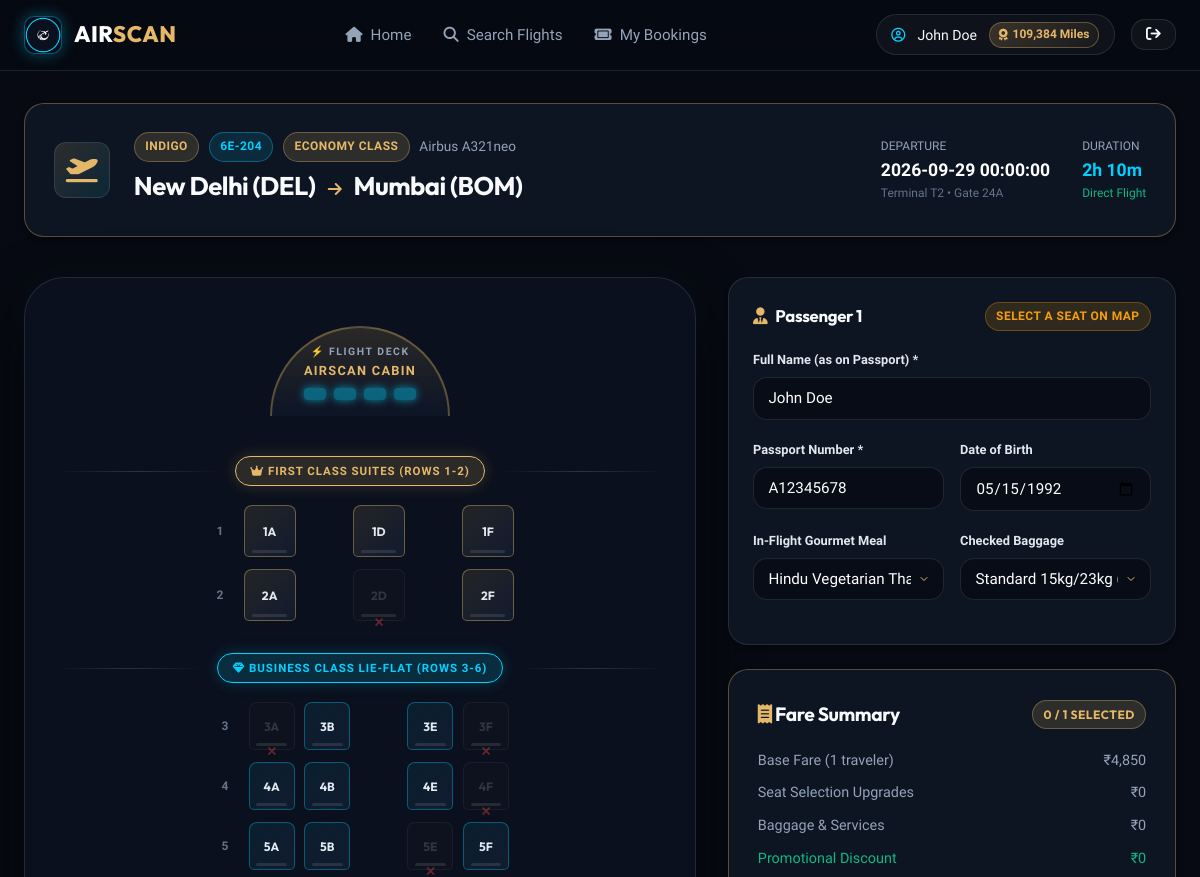
The page /book/37?cabin_class=Economy (signed in, upper part) on the database as committed earlier.
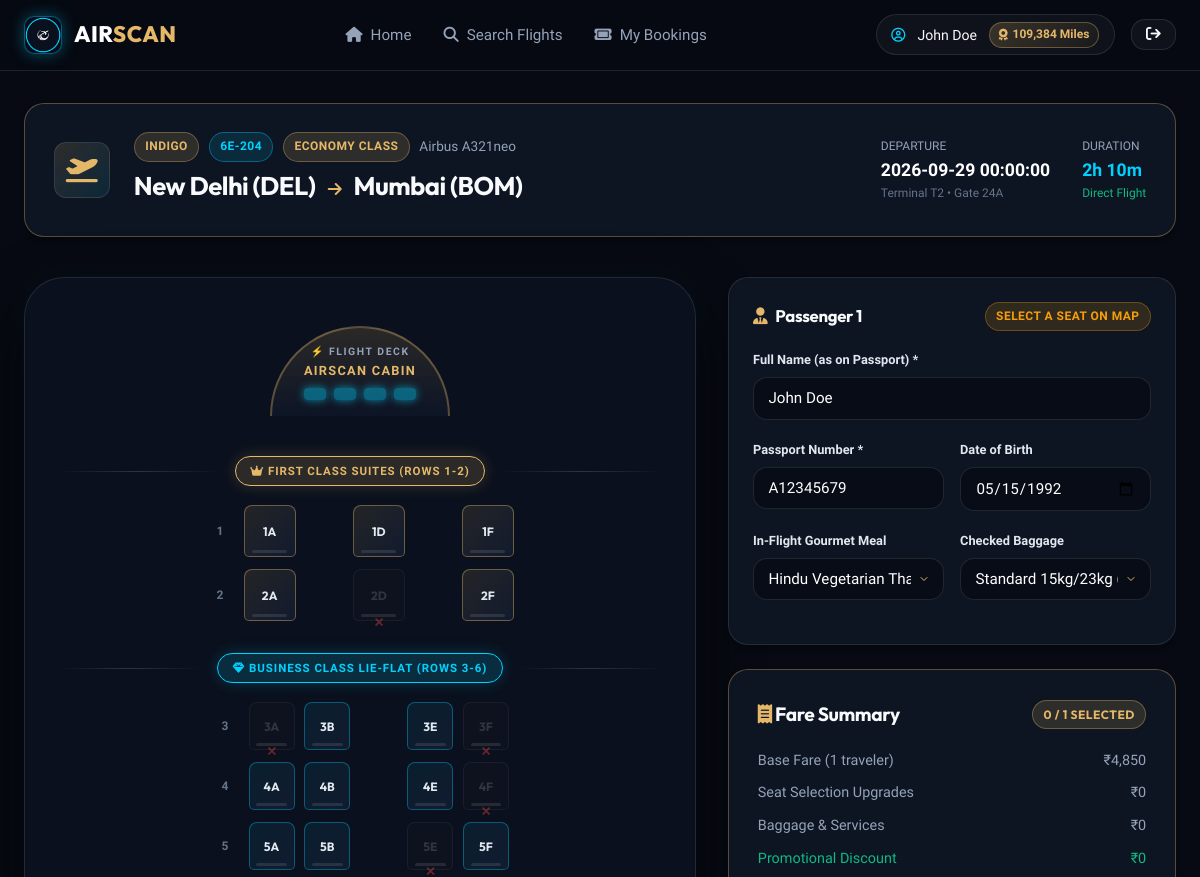
The same page on the database as committed later.
### tables this page shows
CREATE TABLE users (
    id INTEGER PRIMARY KEY AUTOINCREMENT,
    full_name TEXT NOT NULL,
    email TEXT NOT NULL UNIQUE,
    password_hash TEXT NOT NULL,
    phone TEXT,
    passport_number TEXT,
    is_verified INTEGER DEFAULT 0,
    verification_code TEXT,
    verification_expiry TEXT,
    role TEXT DEFAULT 'passenger',
    miles INTEGER DEFAULT 12500,
    created_at TEXT DEFAULT CURRENT_TIMESTAMP
);

### app.py (the view)
@app.route('/book/<int:flight_id>')
@login_required
def book_flight(flight_id):
    flight = Database.execute_query(
        """SELECT f.*,
                  orig.name as origin_name, orig.city as origin_city, orig.code as origin_code,
                  dest.name as destination_name, dest.city as destination_city, dest.code as destination_code
           FROM flights f
           JOIN airports orig ON f.origin_id = orig.id
           JOIN airports dest ON f.destination_id = dest.id
           WHERE f.id = %s""",
        (flight_id,),
        fetch_one=True
    )
    if not flight:
        flash('Flight not found or no longer available.', 'danger')
        return redirect(url_for('flights'))
    flight['duration_formatted'] = f"{flight['duration_minutes'] // 60}h {flight['duration_minutes'] % 60}m"
    cabin_class = request.args.get('cabin_class', 'Economy')
    passengers_count = int(request.args.get('passengers', 1))
    seats = Database.execute_query(
        "SELECT * FROM seats WHERE flight_id = %s ORDER BY id ASC",
        (flight_id,)
    )
    user = Database.execute_query("SELECT * FROM users WHERE id = %s", (session['user_id'],), fetch_one=True)
    return render_template(
        'book.html',
        flight=flight,
        seats=seats,
        cabin_class=cabin_class,
        passengers_count=passengers_count,
        user=user
    )

### app.py (called while the page is built)
def login_required(f):
    @wraps(f)
    def decorated_function(*args, **kwargs):
        if 'user_id' not in session:
            flash('Please sign in to access this page.', 'warning')
            return redirect(url_for('login', next=request.url))
        return f(*args, **kwargs)
    return decorated_function

@app.context_processor
def inject_global_data():
    current_user = None
    if 'user_id' in session:
        current_user = Database.execute_query(
            "SELECT id, full_name, email, phone, passport_number, is_verified, role, miles FROM users WHERE id = %s",
            (session['user_id'],),
            fetch_one=True
        )
    db_info = Database.get_db_info()
    return {
        'current_user': current_user,
        'db_info': db_info,
        'current_year': datetime.now().year
    }

### db.py (called while the page is built, shortened)
    @classmethod
    def determine_mode(cls):
        if cls._connection_mode:
            return cls._connection_mode

### templates/book.html (shortened to what the changed rows need)
{% extends 'base.html' %}
{% block content %}
<div class="container" style="padding: 2rem 1.5rem 4rem;">
  <div class="card-glass" style="margin-bottom: 2rem; border-color: var(--border-gold);">
    <div style="display: flex; justify-content: space-between; align-items: center; flex-wrap: wrap; gap: 1.5rem;">
      <div style="display: flex; align-items: center; gap: 1.5rem;">
        <div>
          <h2 style="font-size: 1.6rem; margin-top: 0.3rem;">
            {{ flight.origin_city }} ({{ flight.origin_code }}) <i class="fa-solid fa-arrow-right" style="color: var(--gold-primary); font-size: 1rem; margin: 0 0.5rem;"></i> {{ flight.destination_city }} ({{ flight.destination_code }})
          </h2>
        </div>
      </div>
    </div>
  </div>
  <div class="booking-layout">
    <div class="airplane-wrapper">
      <div class="seat-rows-container">
        {% for r in [1, 2] %}
          <div class="seat-row">
            <span class="row-number">{{ r }}</span>
            {% set seat_a = seats|selectattr('seat_number', 'equalto', r ~ 'A')|first %}
            <button type="button"
                    class="seat-btn seat-first {% if seat_a and seat_a.is_occupied %}occupied{% endif %}"
                    data-seat-id="{{ seat_a.id if seat_a else '' }}"
                    data-seat-num="{{ r }}A"
                    data-seat-class="First"
                    data-modifier="{{ seat_a.price_modifier if seat_a else 0 }}"
                    {% if seat_a and seat_a.is_occupied %}disabled title="Occupied"{% else %}title="Seat {{ r }}A • First Class Private Suite (+₹{{ seat_a.price_modifier|int if seat_a else 0 }})"{% endif %}>
              {{ r }}A
            </button>
            {% set seat_d = seats|selectattr('seat_number', 'equalto', r ~ 'D')|first %}
            <button type="button"
                    class="seat-btn seat-first {% if seat_d and seat_d.is_occupied %}occupied{% endif %}"
                    data-seat-id="{{ seat_d.id if seat_d else '' }}"
                    data-seat-num="{{ r }}D"
                    data-seat-class="First"
                    data-modifier="{{ seat_d.price_modifier if seat_d else 0 }}"
                    {% if seat_d and seat_d.is_occupied %}disabled title="Occupied"{% else %}title="Seat {{ r }}D • First Class Private Suite (+₹{{ seat_d.price_modifier|int if seat_d else 0 }})"{% endif %}>
              {{ r }}D
            </button>
            {% set seat_f = seats|selectattr('seat_number', 'equalto', r ~ 'F')|first %}
            <button type="button"
                    class="seat-btn seat-first {% if seat_f and seat_f.is_occupied %}occupied{% endif %}"
                    data-seat-id="{{ seat_f.id if seat_f else '' }}"
                    data-seat-num="{{ r }}F"
                    data-seat-class="First"
                    data-modifier="{{ seat_f.price_modifier if seat_f else 0 }}"
                    {% if seat_f and seat_f.is_occupied %}disabled title="Occupied"{% else %}title="Seat {{ r }}F • First Class Private Suite (+₹{{ seat_f.price_modifier|int if seat_f else 0 }})"{% endif %}>
              {{ r }}F
            </button>
          </div>
        {% endfor %}
      </div>
    </div>
    <div>
      <div class="checkout-panel">
        {% for i in range(passengers_count) %}
          <div class="card-glass" style="margin-bottom: 1.5rem; padding: 1.5rem;">
            <div style="display: flex; justify-content: space-between; align-items: center; margin-bottom: 1.2rem;">
              <h4 style="font-size: 1.05rem; display: flex; align-items: center; gap: 0.5rem;">
                <i class="fa-solid fa-user-tie" style="color: var(--gold-primary);"></i> Passenger {{ i + 1 }}
              </h4>
              <div id="passenger-seat-badge-{{ i }}">
              </div>
            </div>
            <div class="form-group">
              <label>Full Name (as on Passport) *</label>
              <input type="text" id="passenger-name-{{ i }}" class="input-box"
                     value="{% if i == 0 and user %}{{ user.full_name }}{% endif %}" placeholder="e.g. John Doe" required>
            </div>
            <div class="form-row">
              <div class="form-group">
                <label>Passport Number *</label>
                <input type="text" id="passenger-passport-{{ i }}" class="input-box"
                       value="{% if i == 0 and user %}{{ user.passport_number or '' }}{% endif %}" placeholder="e.g. A98765432" required>
              </div>
              <div class="form-group">
                <label>Date of Birth</label>
                <input type="date" id="passenger-dob-{{ i }}" class="input-box" value="1992-05-15">
              </div>
            </div>
            <div class="form-row">
              <div class="form-group">
                <label>In-Flight Gourmet Meal</label>
                <select id="passenger-meal-{{ i }}" class="input-box">
                  <option value="Hindu Vegetarian Thali">Hindu Vegetarian Thali</option>
                </select>
              </div>
              <div class="form-group">
                <label>Checked Baggage</label>
                <select id="passenger-baggage-{{ i }}" class="input-box passenger-baggage-select">
                  <option value="15">Standard 15kg/23kg (Included)</option>
                </select>
              </div>
            </div>
          </div>
        {% endfor %}
      </div>
    </div>
  </div>
</div>
{% endblock %}

### templates/base.html (shortened to what this page needs)
<!DOCTYPE html>
<html lang="en">
<head>
  <link rel="stylesheet" href="https://cdnjs.cloudflare.com/ajax/libs/font-awesome/6.5.1/css/all.min.css">
  <link rel="stylesheet" href="{{ url_for('static', filename='css/style.css') }}">
  <link rel="stylesheet" href="{{ url_for('static', filename='css/seatmap.css') }}">
  <link rel="stylesheet" href="{{ url_for('static', filename='css/boarding-pass.css') }}">
</head>
<body>
  <nav class="navbar">
    <div class="container nav-container">
      <a href="{{ url_for('index') }}" class="nav-brand">
        <div class="brand-icon">
          <img src="{{ url_for('static', filename='images/favicon.png') }}" alt="AirScan Logo">
        </div>
        <div class="brand-text">AIR<span>SCAN</span></div>
      </a>
      <ul class="nav-menu">
        <li><a href="{{ url_for('index') }}" class="nav-link {% if request.endpoint == 'index' %}active{% endif %}"><i class="fa-solid fa-house"></i> Home</a></li>
        <li><a href="{{ url_for('flights') }}" class="nav-link {% if request.endpoint == 'flights' %}active{% endif %}"><i class="fa-solid fa-magnifying-glass"></i> Search Flights</a></li>
        {% if current_user %}
          <li><a href="{{ url_for('my_bookings') }}" class="nav-link {% if request.endpoint == 'my_bookings' %}active{% endif %}"><i class="fa-solid fa-ticket"></i> My Bookings</a></li>
        {% endif %}
      </ul>
      <div class="nav-actions">
        {% if current_user %}
          <a href="{{ url_for('profile') }}" class="user-badge" title="View Profile & Loyalty Tier">
            <i class="fa-regular fa-circle-user" style="color: var(--cyan-primary);"></i>
            <span>{{ current_user.full_name }}</span>
            <div class="miles-pill">
              <i class="fa-solid fa-award"></i> {{ "{:,}".format(current_user.miles or 0) }} Miles
            </div>
          </a>
          <a href="{{ url_for('logout') }}" class="btn btn-glass desktop-only" style="padding: 0.45rem 0.9rem;" title="Sign Out">
            <i class="fa-solid fa-arrow-right-from-bracket"></i>
          </a>
        {% else %}
          <a href="{{ url_for('login') }}" class="btn btn-glass">Sign In</a>
          <a href="{{ url_for('register') }}" class="btn btn-primary">Join AirScan</a>
        {% endif %}
      </div>
    </div>
  </nav>
  <main>
    {% block content %}{% endblock %}
  </main>
</body>
</html>

Rows that differ between the two databases and show on the page:
changed users "John Doe": passport_number "A12345678" → "A12345679"
